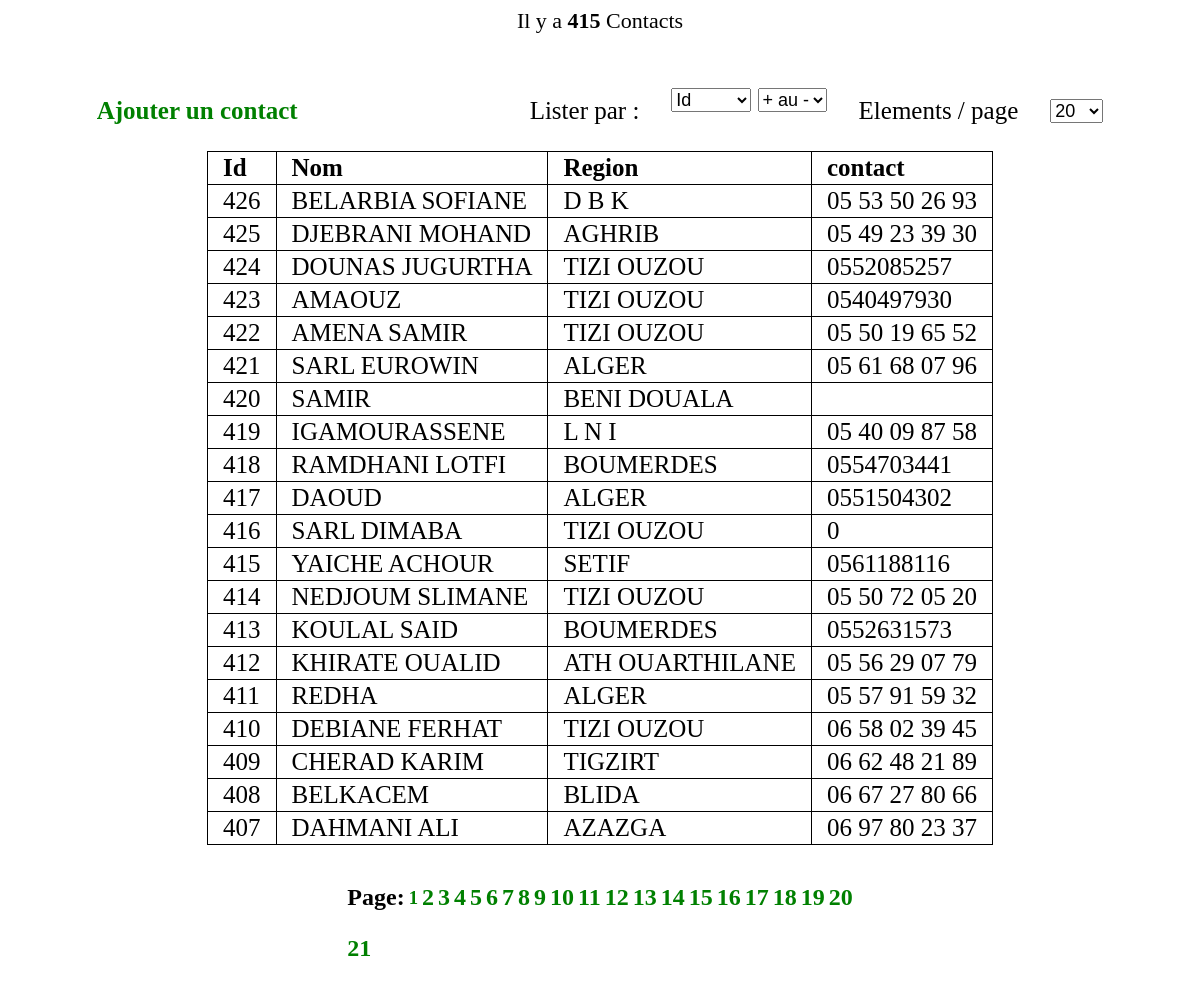
/contacts.php, run on the app's committed database.
### tables this page shows
CREATE TABLE `contacts` (
  `id` int(11) NOT NULL AUTO_INCREMENT,
  `name` text NOT NULL,
  `contact` text NOT NULL,
  `com` text NOT NULL,
  PRIMARY KEY (`id`)
);

### contacts.php (the view, shortened to what this page needs)
<html><head>
<link href="css/style2.css" type="text/css" rel="stylesheet"/>
</head><body>
	<?php
include_once ('database_connection.php');
if(isset($_GET['by'])){
$by=$_GET['by'];
$elementsperpage=$_GET['elementsperpage'];
$order=$_GET['order'];
}else{
    $elementsperpage=20;
    $by="id";
    $order="desc";
}
if(isset($_GET['page'])){
$page=$_GET['page'];
    $from=(($page-1)*$elementsperpage);
}else{
    $page="1";
    $from=0;
}
$to=$elementsperpage;
$numberOfContacts=mysqli_affected_rows($dbc);
        $numberOfPages=$numberOfContacts/$elementsperpage;
        $numberOfPages+=1;
echo "<div align='center' style='font-size:22px;'>Il y a <b>$numberOfContacts</b> Contacts</div><br><br>" ;
?>
<table align='center' id='contacttable'><tr><td><a href='addcontact.php' style="color:green; margin-right:200px;"><b>Ajouter un contact</b></a></td><td>Lister par :</td><td>
	<form methode="get" name='order'>
	<select name="by"  style="font-size:18px;" onchange=" document.order.submit()">
	<option value="id" >Id</option>
	</select>
<select style="font-size:18px;" name="order" onchange=" document.order.submit()">
	<option value="desc" <?php if($order == "desc")echo 'selected'; ?>>+ au -</option>
	</select></td><td>Elements / page</td><td><select style="font-size:18px;" name="elementsperpage" onchange=" document.order.submit()">
    <option value="20" >20</option>
    </select></form></table>
<table align="center" id='contacttable' class="contacttable2" ><tr><td><b>Id</td><td><b>Nom</td><td><b>Region</td><td><b>contact</td></tr>
<?php
$query1 = "select * from contacts ORDER BY $by $order limit $from, $to";
$result1 = mysqli_query($dbc,$query1);
if($result1){
    if(mysqli_affected_rows($dbc)!=0){
    	while($row1=mysqli_fetch_array($result1,MYSQLI_ASSOC)){
$id=$row1['id'];
$name=$row1['name'];
$region=$row1['com'];
$contact=$row1['contact'];
echo"<tr><td><a href='contactinfos.php?id=$id'>$id</a></td><td><a href='contactinfos.php?id=$id'>$name</a></td>
<td><a href='contactinfos.php?id=$id'>$region</a></td><td><a href='contactinfos.php?id=$id'>$contact</a></td></tr>";
    }}}
echo'</table><br><br><div align="center">';
 $i=1;
 echo "<table id='pages'><tr><td><h2>Page:</h2></td> ";
    while($i<$numberOfPages){
    	if($i!=$page){
    	echo "<td> <a href='?order=$order&by=$by&page=$i&elementsperpage=$elementsperpage'> <h2>$i</h2>  </a></td>";
    }else{
    	echo "<td> <a href='?order=$order&by=$by&page=$i&elementsperpage=$elementsperpage'> <h3>$i</h3>  </a></td>";
    }
    	if ($i%20 == 0){
    		echo"</tr><tr>";
    	}
    	$i++;
    }
    echo '</tr></table></div>';
    ?>
</body>
</html>

### css/style2.css (style rules this page uses)
a { text-decoration:none; color:blue; }
#contacttable { font-size: 25px; padding:10px; }
#contacttable a { color:black; }
#contacttable td { padding:2px 15px; }
.contacttable2 { border-collapse:collapse; }
.contacttable2 td { padding: 30px; border-collapse:collapse; border:1px black solid; }
#pages a { color:green; }

### data on the page
contacts: id "426", name "BELARBIA SOFIANE", com "D B K", contact "05 53 50 26 93"
contacts: id "425", name "DJEBRANI MOHAND", com "AGHRIB", contact "05 49 23 39 30"
contacts: id "424", name "DOUNAS JUGURTHA", com "TIZI OUZOU", contact "0552085257"
contacts: id "423", name "AMAOUZ", com "TIZI OUZOU", contact "0540497930"
contacts: id "422", name "AMENA SAMIR", com "TIZI OUZOU", contact "05 50 19 65 52"
contacts: id "421", name "SARL EUROWIN", com "ALGER", contact "05 61 68 07 96"
contacts: id "420", name "SAMIR", com "BENI DOUALA"
contacts: id "419", name "IGAMOURASSENE", com "L N I", contact "05 40 09 87 58"
contacts: id "418", name "RAMDHANI LOTFI", com "BOUMERDES", contact "0554703441"
contacts: id "417", name "DAOUD", com "ALGER", contact "0551504302"
contacts: id "416", name "SARL DIMABA", com "TIZI OUZOU", contact "0"
contacts: id "415", name "YAICHE ACHOUR", com "SETIF", contact "0561188116"
contacts: id "414", name "NEDJOUM SLIMANE", com "TIZI OUZOU", contact "05 50 72 05 20"
contacts: id "413", name "KOULAL SAID", com "BOUMERDES", contact "0552631573"
contacts: id "412", name "KHIRATE OUALID", com "ATH OUARTHILANE", contact "05 56 29 07 79"
contacts: id "411", name "REDHA", com "ALGER", contact "05 57 91 59 32"
contacts: id "410", name "DEBIANE FERHAT", com "TIZI OUZOU", contact "06 58 02 39 45"
contacts: id "409", name "CHERAD KARIM", com "TIGZIRT", contact "06 62 48 21 89"
contacts: id "408", name "BELKACEM", com "BLIDA", contact "06 67 27 80 66"
contacts: id "407", name "DAHMANI ALI", com "AZAZGA", contact "06 97 80 23 37"

### other printed values
$numberOfContacts "415"
